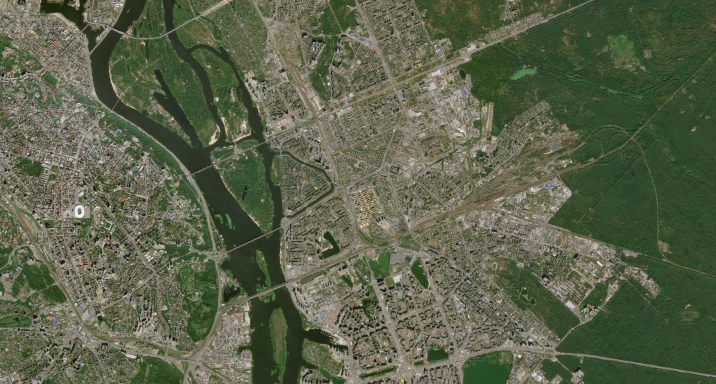
#> input picture data/1.jpg, 1432 x 768 px (shown at 1/2 size)
$ python benchmark.py
#> lines starting #> are read from the running program, lines starting #| are printed output that depends on the picture
### src/preprocessing.py
import cv2

def to_grayscale(image):
    return cv2.cvtColor(image, cv2.COLOR_BGR2GRAY)

### src/orb.py
import cv2

def orb_features(img):
    orb = cv2.ORB_create(nfeatures=1000)
    keypoints, descriptors = orb.detectAndCompute(img, None)
    return keypoints, descriptors

### src/matching.py
import cv2
import numpy as np

def create_bf_matcher(norm):
    return cv2.BFMatcher(norm)

def bf_knn_match(des1, des2, norm, k=2):
    bf = create_bf_matcher(norm)
    return bf.knnMatch(des1, des2, k)

def lowe_ratio_test(matches, ratio=0.8):
    good_matches = []

    for m, n in matches:
        if m.distance < ratio * n.distance:
            good_matches.append(m)

    return good_matches

def apply_ransac(keypoints1, keypoints2, matches):
    pts1 = np.float32([keypoints1[m.queryIdx].pt for m in matches]).reshape(-1, 1, 2)
    pts2 = np.float32([keypoints2[m.trainIdx].pt for m in matches]).reshape(-1, 1, 2)

    H, mask = cv2.findHomography(pts1, pts2, cv2.RANSAC, 5.0)

    inlier_matches = []

    for match, keep in zip(matches, mask.ravel()):
        if keep:
            inlier_matches.append(match)

    return inlier_matches, H

### src/visualization.py
import cv2

def draw_matches(img1, kp1, img2, kp2, matches):
    matched_image = cv2.drawMatches(
        img1,
        kp1,
        img2,
        kp2,
        matches,
        None,
        flags=cv2.DrawMatchesFlags_NOT_DRAW_SINGLE_POINTS
    )

    return matched_image

### src/sift.py
import cv2

def sift_features(img):
    sift = cv2.SIFT_create(nfeatures=1000)
    keypoints, descriptors = sift.detectAndCompute(img, None)
    return keypoints, descriptors

def create_sift_detector():
    return cv2.SIFT_create(nfeatures=1000)

### src/stitching.py
from src.matching import *

def stitch_images(img1, img2, H):
    h1, w1 = img1.shape[:2]
    h2, w2 = img2.shape[:2]

    corners_img1 = np.float32([
        [0, 0],
        [0, h1],
        [w1, h1],
        [w1, 0]
    ]).reshape(-1, 1, 2)

    corners_img2 = np.float32([
        [0, 0],
        [0, h2],
        [w2, h2],
        [w2, 0]
    ]).reshape(-1, 1, 2)

    warped_corners_img1 = cv2.perspectiveTransform(corners_img1, H)

    all_corners = np.concatenate(
        (warped_corners_img1, corners_img2),
        axis=0
    )

    xmin, ymin = np.int32(all_corners.min(axis=0).ravel())
    xmax, ymax = np.int32(all_corners.max(axis=0).ravel())

    translation = [-xmin, -ymin]

    T = np.array([
        [1, 0, translation[0]],
        [0, 1, translation[1]],
        [0, 0, 1]
    ])

    panorama = cv2.warpPerspective(
        img1,
        T @ H,
        (xmax - xmin, ymax - ymin)
    )

    panorama[
        translation[1]:translation[1] + h2,
        translation[0]:translation[0] + w2
    ] = img2

    return panorama

# [43 lines left out: functions stitch_pair, build_panorama, not called in this run]

### benchmark.py
import time

from src.preprocessing import *
from src.orb import *
from src.sift import sift_features
from src.visualization import *
from src.matching import bf_knn_match, lowe_ratio_test, apply_ransac
from src.stitching import stitch_images

img1 = cv2.imread("./data/1.jpg")
#> img1 is the input picture: shape (768, 1432, 3); mean B, G, R 74.4, 98.1, 90.7
img2 = cv2.imread("./data/4.jpg")
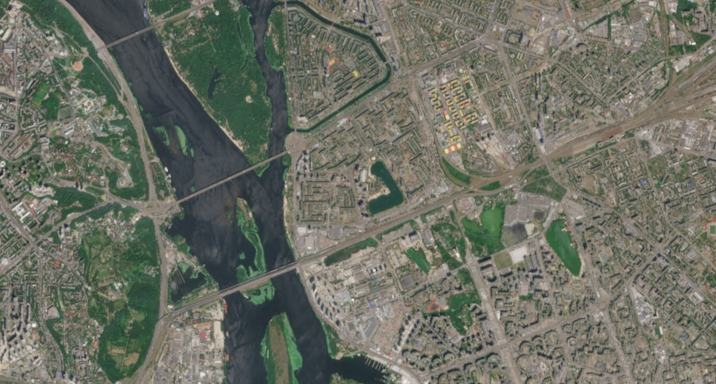
#> input picture data/4.jpg, 1432 x 768 px (shown at 1/2 size)
#> img2 is the input picture: shape (768, 1432, 3); mean B, G, R 99.3, 111, 107.9

img1gray = to_grayscale(img1)
#> in to_grayscale, `return cv2.cvtColor(image, cv2.COLOR_BGR2GRAY)`:
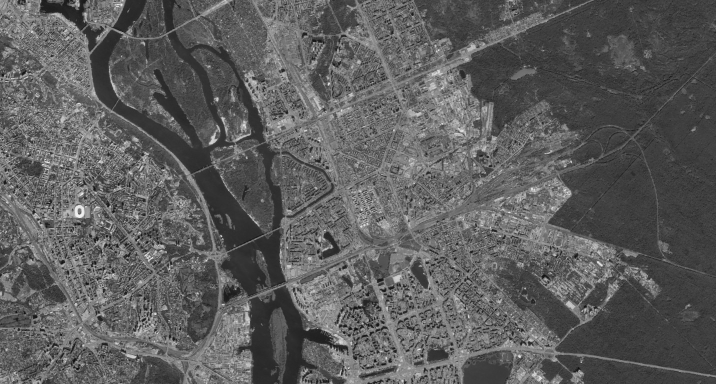
#> returned value: shape (768, 1432) (shown at 1/2 size); min 9, max 251, mean 93.2
img2gray = to_grayscale(img2)
#> in to_grayscale (call 2), `return cv2.cvtColor(image, cv2.COLOR_BGR2GRAY)`:
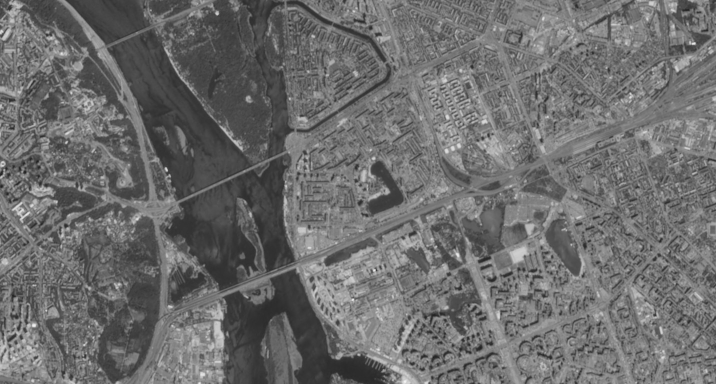
#> returned value: shape (768, 1432) (shown at 1/2 size); min 25, max 245, mean 108.8

# OBR
start = time.perf_counter()

keypoints1, descriptors1 = orb_features(img1gray)
#> in orb_features, `keypoints, descriptors = orb.detectAndCompute(img, None)`: keypoints = 1000 keypoints; strongest (x, y, size): (443, 472, 31), (1039, 714, 31), (158, 427, 31), (299, 516, 31)
#> keypoints1 has the same summary as keypoints in orb_features
keypoints2, descriptors2 = orb_features(img2gray)
#> in orb_features (call 2), `keypoints, descriptors = orb.detectAndCompute(img, None)`: keypoints = 1000 keypoints; strongest (x, y, size): (1388, 86, 37.2), (331, 336, 37.2), (333, 341, 31), (1390, 87, 31)
#> keypoints2 has the same summary as keypoints in orb_features

matches = bf_knn_match(descriptors1, descriptors2, cv2.NORM_HAMMING)
#> matches = 1000 matches
good_matches = lowe_ratio_test(matches)
#> after the loop in lowe_ratio_test, `for m, n in matches:`: good_matches = 36 matches
#> good_matches = 36 matches
inlier_matches, H = apply_ransac(keypoints1, keypoints2, good_matches)
#> in apply_ransac, `pts1 = np.float32([keypoints1[m.queryIdx].pt for m in matches]).reshap..`: pts1 = 36 rows, first 8: [332, 503], [443, 472], [342, 529], [305, 515], [172, 413], [396, 587], [448, 609], [665, 494]
#> in apply_ransac, `pts2 = np.float32([keypoints2[m.trainIdx].pt for m in matches]).reshap..`: pts2 = 36 rows, first 8: [112, 402.3], [331.8, 338], [129.6, 452.7], [57.02, 425.1], [501.6, 537.5], [238.5, 568.2], [342.1, 611.7], [777.6, 383.6]
#> in apply_ransac, `H, mask = cv2.findHomography(pts1, pts2, cv2.RANSAC, 5.0)`: H = [[1.97, -0.00356, -539.3], [-0.00938, 1.97, -590.2], [-2.46e-05, 2.36e-06, 1]]; mask = 36 values, max 1 at index 0, min 0 at index 4, mean 0.806
#> the loop in apply_ransac, `for match, keep in zip(matches, mask.ravel()):` made 36 passes
#> keep on passes 1 to 12: 1, 1, 1, 1, 0, 1, 1, 1, 0, 1, 1, 1
#> after the loop in apply_ransac, `for match, keep in zip(matches, mask.ravel()):`: inlier_matches = 29 matches
#> inlier_matches = 29 matches

end = time.perf_counter()

result = draw_matches(img1, keypoints1, img2, keypoints2, inlier_matches)
result = cv2.resize(result, None, fx=0.4, fy=0.4)
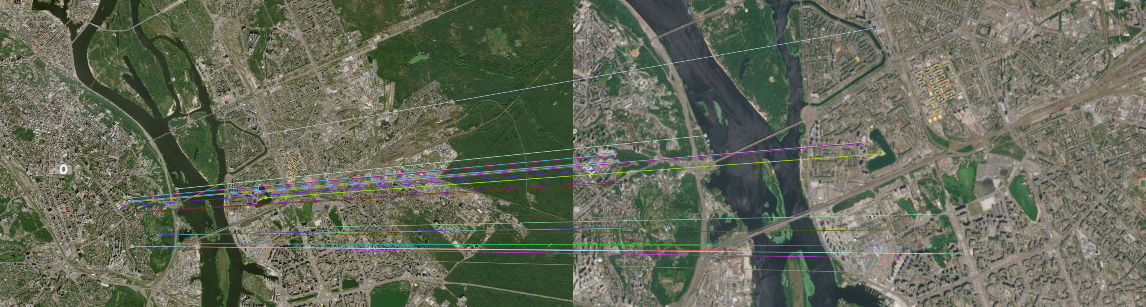
#> result: shape (307, 1146, 3); mean B, G, R 88.3, 105.3, 100.1

cv2.imwrite("./results/benchmark/orb_matches.jpg", result)

print("ORB")
print(f"Keypoints image 1: {len(keypoints1)}")
#| Keypoints image 1: 1000
print(f"Keypoints image 2: {len(keypoints2)}")
#| Keypoints image 2: 1000
print(f"Raw matches: {len(matches)}")
#| Raw matches: 1000
print(f"Good matches: {len(good_matches)}")
#| Good matches: 36
print(f"Inliers (RANSAC): {len(inlier_matches)}")
#| Inliers (RANSAC): 29
print(f"Inlier ratio: {len(inlier_matches) / len(good_matches):.2%}")
#| Inlier ratio: 80.56%
print(f"Execution time: {(end - start):.4f} s")

# SIFT
start = time.perf_counter()

keypoints1, descriptors1 = sift_features(img1gray)
#> in sift_features, `keypoints, descriptors = sift.detectAndCompute(img, None)`: keypoints = 1001 keypoints; strongest (x, y, size): (442, 472, 2.4), (828, 366, 1.9), (1039, 713, 3.8), (265, 528, 2)
#> keypoints1 has the same summary as keypoints in sift_features
keypoints2, descriptors2 = sift_features(img2gray)
#> in sift_features (call 2), `keypoints, descriptors = sift.detectAndCompute(img, None)`: keypoints = 1000 keypoints; strongest (x, y, size): (434, 27, 5.2), (1388, 87, 4.2), (748, 540, 3.4), (68, 650, 5.7)
#> keypoints2 has the same summary as keypoints in sift_features

matches = bf_knn_match(descriptors1, descriptors2, cv2.NORM_L2)
#> matches = 1001 matches
good_matches = lowe_ratio_test(matches)
#> after the loop in lowe_ratio_test (call 2), `for m, n in matches:`: good_matches = 71 matches
#> good_matches = 71 matches
inlier_matches, H = apply_ransac(keypoints1, keypoints2, good_matches)
#> in apply_ransac (call 2), `pts1 = np.float32([keypoints1[m.queryIdx].pt for m in matches]).reshap..`: pts1 = 71 rows, first 8: [722.4, 453], [159, 423.8], [1052.9, 595.9], [728.5, 450.2], [711.4, 658], [711.4, 658], [1045.3, 527.6], [706.5, 399.8]
#> in apply_ransac (call 2), `pts2 = np.float32([keypoints2[m.trainIdx].pt for m in matches]).reshap..`: pts2 = 71 rows, first 8: [893, 302], [5.57, 327.9], [571.6, 372.4], [905.5, 296.7], [870.6, 713.4], [870.6, 713.4], [920.9, 674.1], [860.4, 196.7]
#> the loop in apply_ransac (call 2), `for match, keep in zip(matches, mask.ravel()):` made 71 passes
#> after the loop in apply_ransac (call 2), `for match, keep in zip(matches, mask.ravel()):`: inlier_matches = 59 matches
#> inlier_matches = 59 matches; H = [[2, -0.000516, -551], [0.00134, 2, -603.5], [-1.65e-06, -6.99e-07, 1]]

end = time.perf_counter()

result = draw_matches(img1, keypoints1, img2, keypoints2, inlier_matches)
#> in draw_matches (call 2), `matched_image = cv2.drawMatches( img1, kp1, img2, kp2, matches, None, ..`:
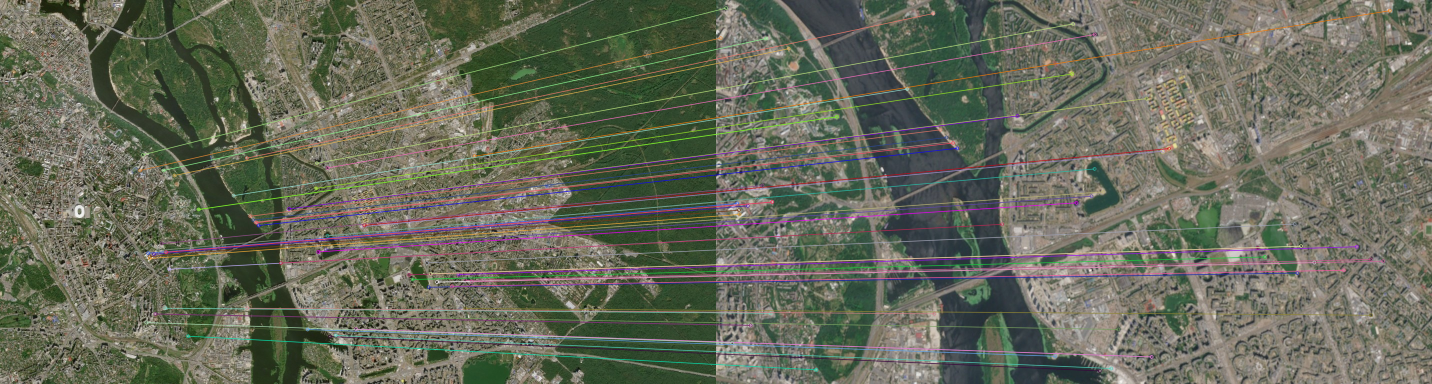
#> matched_image: shape (768, 2864, 3) (shown at 1/2 size); mean B, G, R 89.5, 105.7, 102.3
result = cv2.resize(result, None, fx=0.4, fy=0.4)
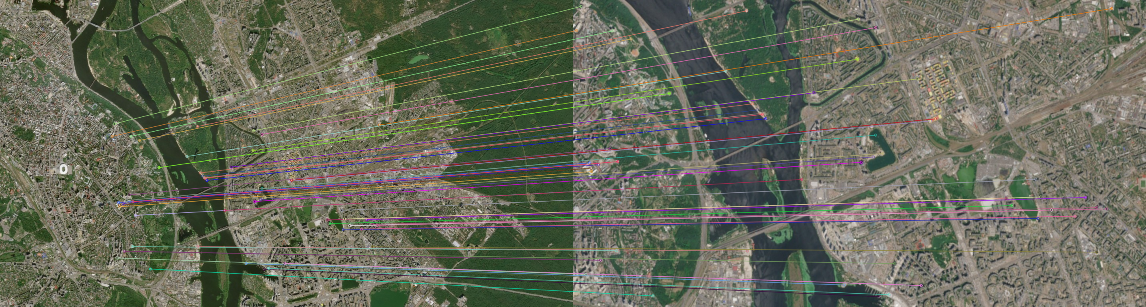
#> result: shape (307, 1146, 3); mean B, G, R 89.5, 105.6, 102.3

cv2.imwrite("./results/benchmark/sift_matches.jpg", result)

print("\nSIFT")
print(f"Keypoints image 1: {len(keypoints1)}")
#| Keypoints image 1: 1001
print(f"Keypoints image 2: {len(keypoints2)}")
#| Keypoints image 2: 1000
print(f"Raw matches: {len(matches)}")
#| Raw matches: 1001
print(f"Good matches: {len(good_matches)}")
#| Good matches: 71
print(f"Inliers (RANSAC): {len(inlier_matches)}")
#| Inliers (RANSAC): 59
print(f"Inlier ratio: {len(inlier_matches) / len(good_matches):.2%}")
#| Inlier ratio: 83.10%
print(f"Execution time: {(end - start):.4f} s")

panorama = stitch_images(img1, img2, H)
#> in stitch_images, `warped_corners_img1 = cv2.perspectiveTransform(corners_img1, H)`: warped_corners_img1 = [[-551, -603.5], [-551.7, 930.3], [2315.1, 934.4], [2314.2, -603]]
#> in stitch_images, `all_corners = np.concatenate( (warped_corners_img1, corners_img2), axi..`: all_corners = [[-551, -603.5], [-551.7, 930.3], [2315.1, 934.4], [2314.2, -603], [0, 0], [0, 768], [1432, 768], [1432, 0]]
#> in stitch_images, `xmin, ymin = np.int32(all_corners.min(axis=0).ravel())`: xmin = -551; ymin = -603
#> in stitch_images, `xmax, ymax = np.int32(all_corners.max(axis=0).ravel())`: xmax = 2315; ymax = 934
#> in stitch_images, `translation = [-xmin, -ymin]`: translation = [551, 603]
#> in stitch_images, `T = np.array([ [1, 0, translation[0]], [0, 1, translation[1]], [0, 0, ..`: T = [[1, 0, 551], [0, 1, 603], [0, 0, 1]]
panorama = cv2.resize(panorama, None, fx=0.4, fy=0.4)
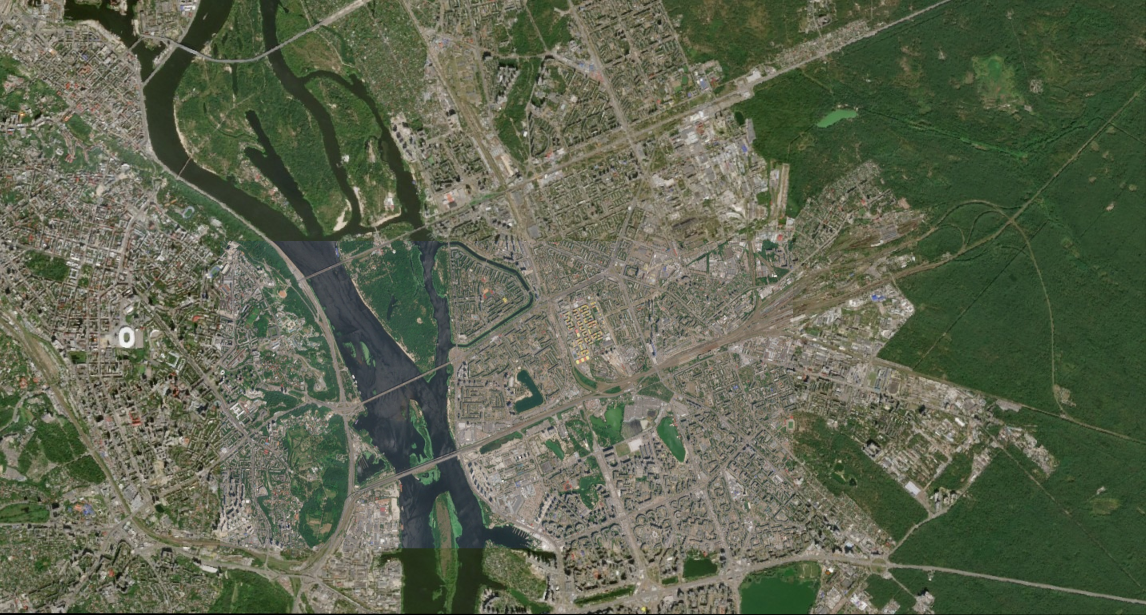
#> panorama: shape (615, 1146, 3); mean B, G, R 78.7, 99.8, 92.5

cv2.imwrite("./results/benchmark/panorama.jpg", panorama)
